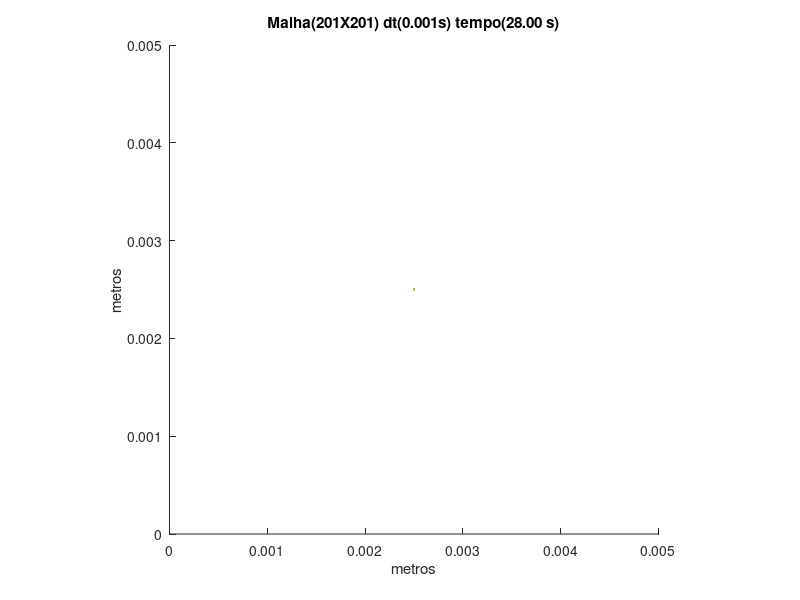

Source code (MATLAB):
set (gca,'PlotBoxAspectRatio',[1 1 1],'Xlim',[0,0.005],'Ylim',[0,0.005])
hold on
title('Malha(201X201) dt(0.001s) tempo(28.00 s)')
hold on
ylabel('metros')
hold on
xlabel('metros')
hold on

fill([0.00248756218905473 0.00248756218905473 0.00251243781094527 0.00251243781094527],[0.00248756218905473 0.00251243781094527 0.00251243781094527 0.00248756218905473],[0.8,0.7,0.4],'LineStyle','none')
